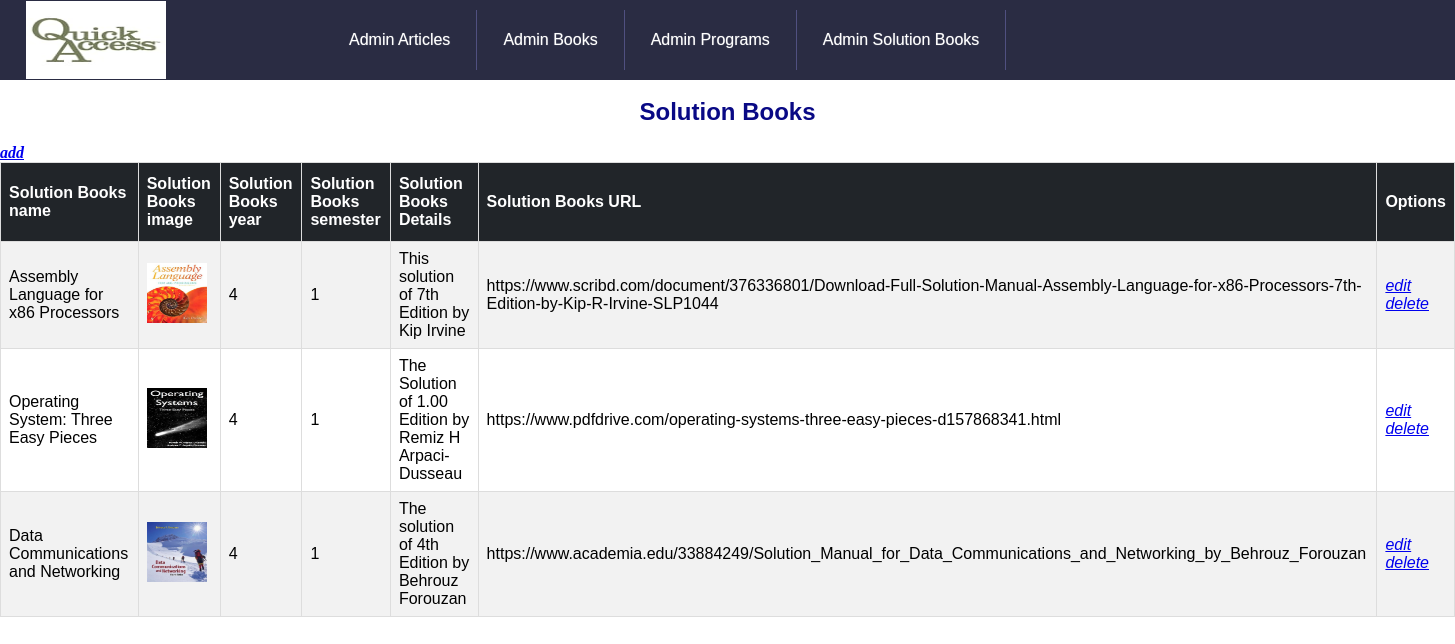
The app's page /admin_solbooks.php with its own data.
### tables this page shows
CREATE TABLE `sol_books` (
  `id` int(11) NOT NULL,
  `name` varchar(200) NOT NULL,
  `description` text  NOT NULL,
  `semester` int(11) NOT NULL,
  `year` int(11) NOT NULL,
  `image` varchar(256)  NOT NULL,
  `url_download` varchar(256)  NOT NULL
);

### Html/admin_solbooks.php (the view, shortened to what this page needs)
<?php
include("conn.php");
?>
<!DOCTYPE html>
<html>
<head>
  <link rel="stylesheet" href="../Css/index.css"/>
</head>
<body>
  <header>
    <ul class="nav" >
      <li><a href="index.php"><img  id="logo" src="../Picture/logo.jpg" width="140px" height="79px" alt="logo" title="site logo" ></a></li>
      <li><a href="admin_articles.php">Admin Articles</a></li>
      <li><a href="admin_books.php">Admin Books</a></li>
      <li><a href="admin_programs.php">Admin Programs</a></li>
      <li><a href="admin_solbooks.php">Admin Solution Books</a></li>
    </ul>
  </header>
  <form method="POST" action = "<?php $_PHP_SELF ?>">
   <div>
    <div>
      <div><br><h2 style="text-align: center;">Solution Books</h2><br></div>
      <a href="AddSolBooks.php"><i style="font-weight: bold;"> add </i></a>
    </div>
    <div>
      <table id="customers">
        <tr>
          <th>Solution Books name</th>
          <th>Solution Books image</th>
          <th>Solution Books year</th>
          <th>Solution Books semester</th>
          <th>Solution Books Details</th>
          <th>Solution Books URL</th>
          <th>Options</th>
        </tr>
        <?php
        $get_books = "SELECT * FROM `sol_books` WHERE 1";
        $run_books = mysqli_query($con, $get_books);
        while ($row = mysqli_fetch_array($run_books)){
          $name = $row['name'];
          $image = $row['image'];
          $description = $row['description'];
          $year = $row['year'];
          $semester = $row['semester'];
          $url_download = $row['url_download'];
          ?>
          <tr>
            <td><?php echo $name; ?></td>
            <td><img src="images/<?php echo $image;?>" width="60" height="60" alt= "<?php echo $name; ?>"/></td>
            <td><?php echo $year; ?></td>
            <td><?php echo $semester; ?></td>
            <td><?php echo $description; ?></td>
            <td><?php echo $url_download; ?></td>
            <td>
              <a href="EditSolBooks.php?id=<?php echo $row["id"]; ?>" rel="tooltip" name="id"><i>edit</i></a>
              <a href="admin_solbooks.php?deleted_id=<?php echo $row["id"]; ?>" onclick="return confirm('Are you sure?')" rel="tooltip" name="deleted_id" value="delete"><i>delete</i></a>
            </td>
          </tr>
        <?php  }  ?>
		  </table>
    </div>
  </div>
</form>
</body>
</html>

### Css/index.css (style rules this page uses)
* { margin: 0; padding: 0; }
.nav { background: #2A2C43 ; height: 80px; width: 100%; display: flex; align-items: center; }
.nav li { float: left; list-style-type: none; position: relative; }
.nav li a { font-size: 16px; color: white; display: block; line-height: 60px; padding: 0 26px; text-decoration: none; border-right: 1px solid #505080; font-family: sans-serif; text-shadow: 0 0 1px rgba(255, 255, 255, 0.5); }
#logo { float: left; margin-right: 130px; border-bottom: 1px solid #2A2C43; }
* { box-sizing:border-box }
h2 , h3 { font-size: 24px; font-weight: bold; font-family: sans-serif ; color:#090985 ; }
#customers { font-family: Cairo,Arial, Helvetica, sans-serif; border-collapse: collapse; width: 100%; }
#customers td, #customers th { border: 1px solid #ddd; padding: 8px; }
#customers tr:nth-child(even) { background-color: #f2f2f2; }
#customers th { padding-top: 12px; padding-bottom: 12px; text-align: left; background-color: #212529; color: white; }

### records on screen
sol_books: name "Assembly Language for x86 Processors", image (picture), year "4", semester "1", description "This solution of 7th Edition by Kip Irvine", url_download "https://www.scribd.com/document/376336801/Download-Full-Solution-Manual-Assembly-Language-for-x86-Processors-7th-Edition-by-Kip-R-Irvine-SLP1044"
sol_books: name "Operating System: Three Easy Pieces", image (picture), year "4", semester "1", description "The Solution of 1.00 Edition by Remiz H Arpaci-Dusseau", url_download "https://www.pdfdrive.com/operating-systems-three-easy-pieces-d157868341.html"
sol_books: name "Data Communications and Networking", image (picture), year "4", semester "1", description "The solution of 4th Edition by Behrouz Forouzan", url_download "https://www.academia.edu/33884249/Solution_Manual_for_Data_Communications_and_Networking_by_Behrouz_Forouzan"
